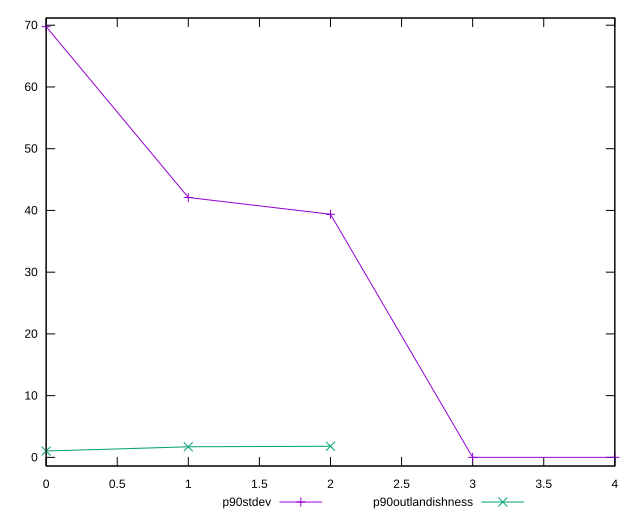

Reproduce this figure in gnuplot.
reset

$p90Stdev <<EOF
0 69.7710152404111
1 42.09178033693754
2 39.37966812527578
3 0
4 0
EOF

$p90Outlandishness <<EOF
0 1.0331421139593637
1 1.7163063054126106
2 1.8032653061224493
EOF

set key outside below
set xrange [0:4]
set yrange [-1.395420304808222:71.16643554521933]
set trange [-1.395420304808222:71.16643554521933]
set terminal svg size 640, 520 enhanced background rgb 'white'
set output "report_00014_2021-02-09T15:56:05.503Z/unminified-css/progression/stddev.svg"

plot $p90Stdev title "p90stdev" with linespoints, \
     $p90Outlandishness title "p90outlandishness" with linespoints

reset
